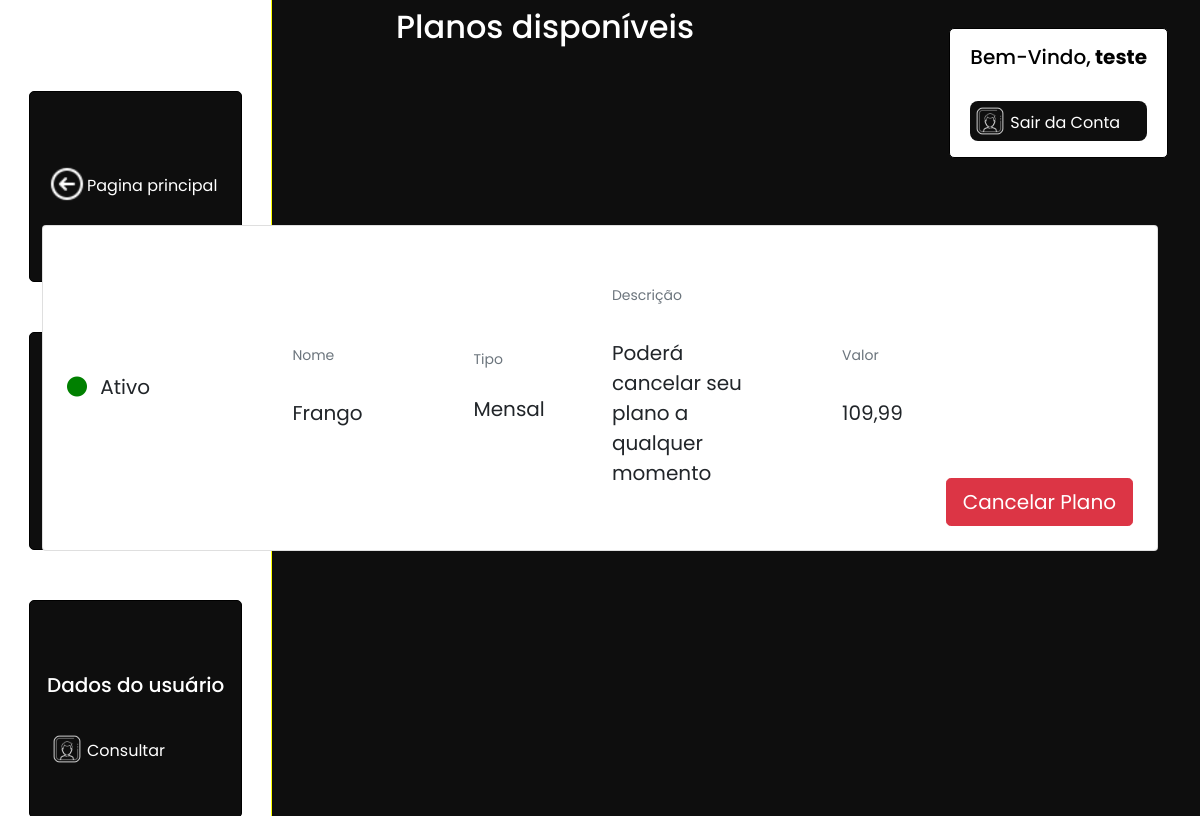
The app's page /pages/pg_painel_plano_ativos.php (signed in), older data.
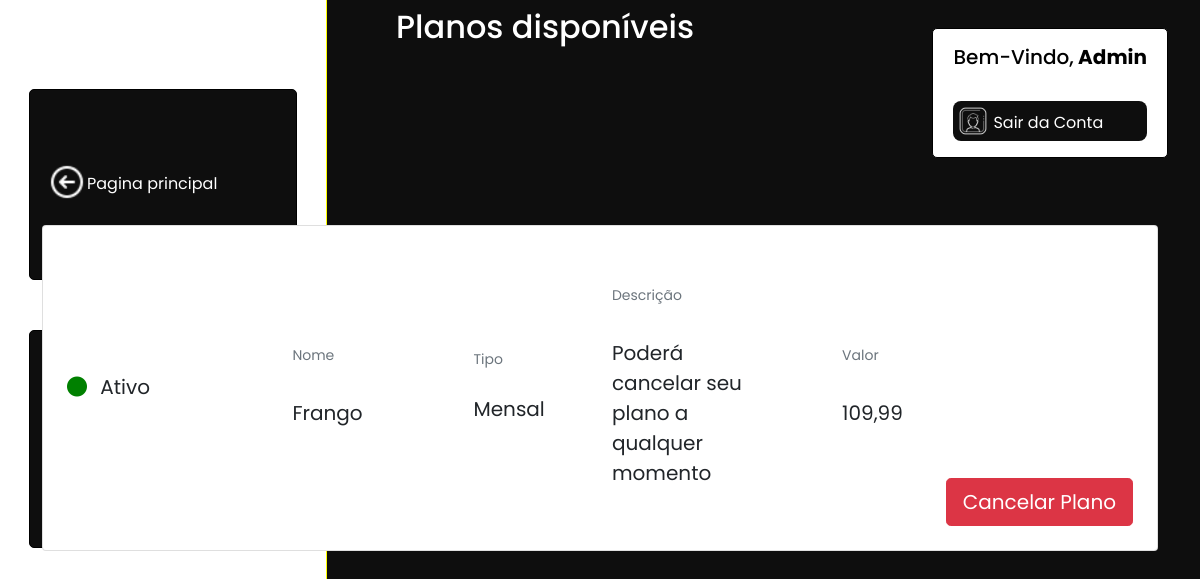
The same page, newer data.
### tables this page shows
CREATE TABLE `tbl_cadastro` (
  `id_cadastro` int(11) NOT NULL,
  `usuario` varchar(45) DEFAULT NULL,
  `senha` varchar(45) DEFAULT NULL,
  `cpf` varchar(20) DEFAULT NULL,
  `nome` varchar(45) DEFAULT NULL,
  `email` varchar(45) DEFAULT NULL,
  `sexo` varchar(15) DEFAULT NULL,
  `nascimento` varchar(50) DEFAULT NULL,
  `telefone` varchar(45) DEFAULT NULL,
  `telefone_ad` varchar(45) DEFAULT NULL,
  `perm_acesso` varchar(45) DEFAULT NULL,
  `valores` int(11) DEFAULT NULL
);

### pages/pg_painel_plano_ativos.php (the view, shortened to what the changed rows need)
<?php
include_once("../inc/connect.php");
if (!empty($_SESSION['id_usuario'])) {
    $id = $_SESSION['id_usuario'];
    $sql_detalhes = "SELECT * FROM tbl_cadastro WHERE id_cadastro=$id";
    $result = $conn->query($sql_detalhes);
    if ($result->num_rows > 0) {
        while ($usuario_detalhes = mysqli_fetch_array($result)) {
            $nome = $usuario_detalhes['nome'];
            $permissao = $usuario_detalhes['perm_acesso'];
        }
    } else {
        echo "<script> window.location='../pages/pg_login.php'</script>";
    }
}
?>
<!DOCTYPE html>
<html lang="en">
<head>
    <link href="https://cdn.jsdelivr.net/npm/bootstrap@5.0.2/dist/css/bootstrap.min.css" rel="stylesheet">
    <link href="../css/style_painel.css" rel="stylesheet" />
</head>
<body>
    <div id="filterBlur">
        <section class="la">
            <div class="div_out">
                <h5>Bem-Vindo,<b>
                        <?php echo $nome ?>
                    </b></h5><br>
            </div>
            <?php
            if (($permissao) == 1) {
                echo ' <div class="div1">
                <img src="">
                <div>
                    <h5>Dados do usuário</h5><br>
                    <div class="dv_ig">
                        <a href="../pages/pg_painel_user.php">
                            <img src="../img/icons-userr.png" style="height: 40px; width: 40px;">
                            <p>Consultar</p>
                        </a>
                    </div>
                </div>
            </div>';
            }
            ?>
        </section>
        <form action="../inc/editar_user.php" id="form" autocomplete="off">
            <div class="titulo">
                <h2>Planos disponíveis</h2>
            </div>
  </div>
</body>
</html>

Row changes from the older to the newer data that the page shows:
changed tbl_cadastro: nome "teste" → "Admin"; perm_acesso "1" → "2" (drawn)
Text that changed along with them:
text no longer shown: "Dados do usuário Consultar"
